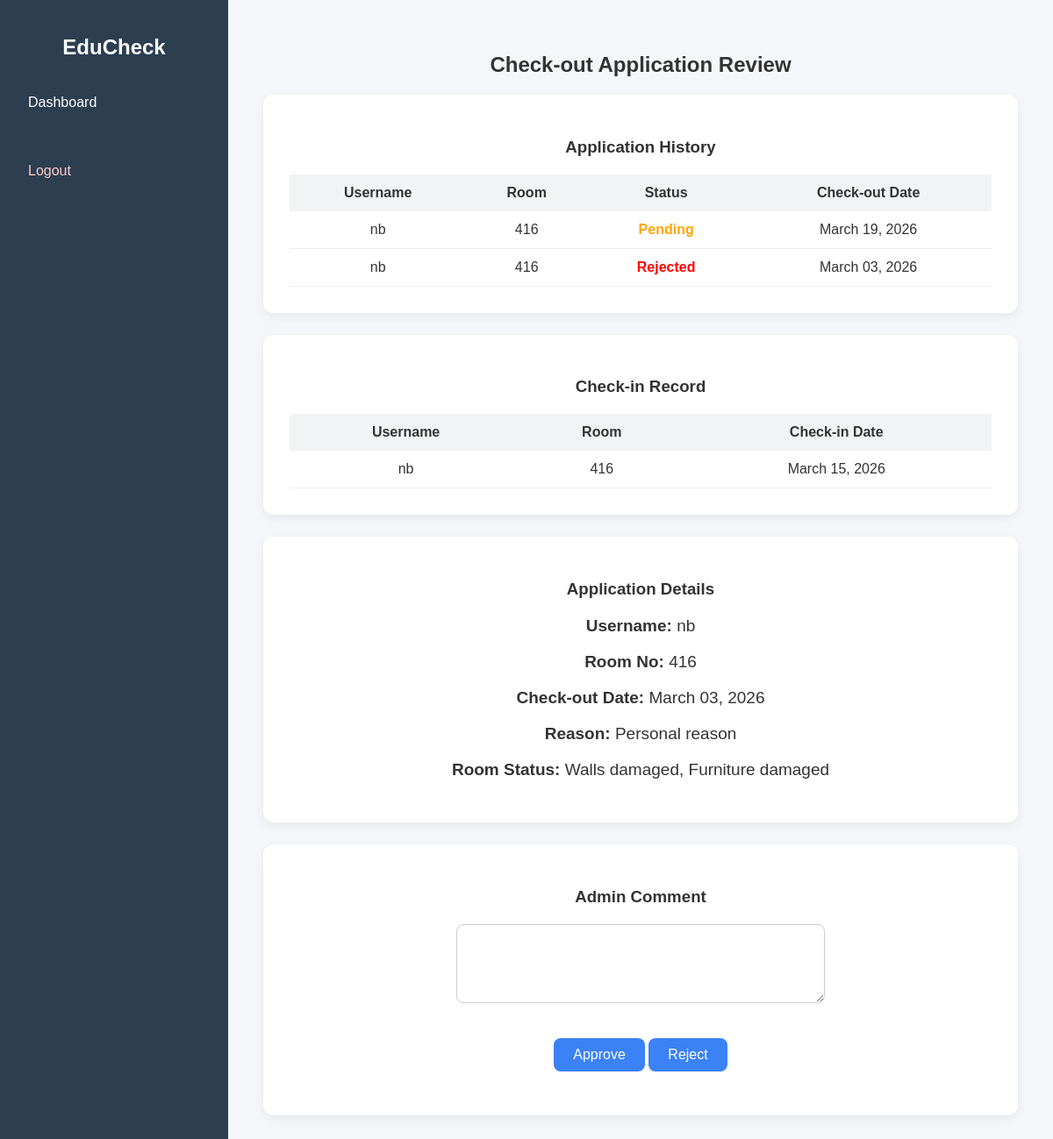
Page /check-out/review/45/ (signed in) on the committed database.
### accommodation/models.py (models this page shows, shortened)
class CheckOutRequest(models.Model):
    STATUS_CHOICES = (
        ('pending', 'Pending'),
        ('approved', 'Approved'),
        ('rejected', 'Rejected'),
        ('completed', 'Completed'),
    )
    student = models.ForeignKey(UserProfile, on_delete=models.CASCADE)
    check_in_record = models.ForeignKey(
        CheckInRecord,
        on_delete=models.SET_NULL,
        null=True,
        blank=True
    )
    room_number = models.CharField(max_length=10, null=True, blank=True)
    requested_check_out_date = models.DateField()
    reason = models.CharField(max_length=100)
    issues = models.TextField(blank=True, null=True)
    comments = models.TextField(blank=True, null=True)
    status = models.CharField(
        max_length=10,
        choices=STATUS_CHOICES,
        default='pending'
    )
    admin_note = models.TextField(blank=True, null=True)
    created_at = models.DateTimeField(auto_now_add=True)
    updated_at = models.DateTimeField(auto_now=True)

class UserProfile(models.Model):
    ROLE_CHOICES = (
        ('student', 'Student'),
        ('admin', 'Administrator'),
    )
    user = models.OneToOneField(User, on_delete=models.CASCADE)
    role = models.CharField(
        max_length=10,
        choices=ROLE_CHOICES,
        default='student'
    )
    student_id = models.CharField(max_length=20, blank=True, null=True)
    admin_department = models.CharField(max_length=50, blank=True, null=True)

class CheckInRecord(models.Model):
    STATUS_CHOICES = (
        ('active', 'Active'),
        ('checked_out', 'Checked Out'),
    )
    student = models.ForeignKey(
        UserProfile,
        on_delete=models.CASCADE,
        limit_choices_to={'role': 'student'}
    )
    room_number = models.CharField(max_length=10)
    status = models.CharField(
        max_length=20,
        choices=STATUS_CHOICES,
        default="active"
    )
    check_in_date = models.DateField(auto_now_add=True)
    created_at = models.DateTimeField(auto_now_add=True)
    updated_at = models.DateTimeField(auto_now=True)

### accommodation/views.py (the view)
# urls.py: path('check-out/review/<int:pk>/', views.review_check_out_request, name='review_check_out'),
@login_required
def review_check_out_request(request, pk):
    profile = get_object_or_404(UserProfile, user=request.user)
    if profile.role != "admin":
        return redirect("dashboard")
    checkout = get_object_or_404(CheckOutRequest, pk=pk)
    applications = CheckOutRequest.objects.filter(
        student=checkout.student
    ).order_by("-created_at")
    if request.method == "POST":
        form = CheckOutStatusForm(request.POST, instance=checkout)
        if form.is_valid():
            form.save()
            return redirect("dashboard")
    else:
        form = CheckOutStatusForm(instance=checkout)
    return render(
        request,
        "accommodation/review_check_out.html",
        {"form": form, "check_out": checkout, "applications": applications}
    )

### accommodation/forms.py
class CheckOutStatusForm(forms.ModelForm):
    class Meta:
        model = CheckOutRequest
        fields = ["status", "admin_note"]

### accommodation/templates/accommodation/review_check_out.html (shortened to what this page needs)
{% extends 'accommodation/base.html' %}
{% block content %}
<h2>Check-out Application Review</h2>
<div class="card">
<h3>Application History</h3>
<table>
<tr>
<th>Username</th>
<th>Room</th>
<th>Status</th>
<th>Check-out Date</th>
</tr>
{% for req in applications %}
<tr>
<td>{{ req.student.user.username }}</td>
<td>{{ req.room_number }}</td>
<td>
{% if req.status == "pending" %}
<span style="color:orange;font-weight:600">Pending</span>
{% elif req.status == "approved" %}
<span style="color:green;font-weight:600">Approved</span>
{% elif req.status == "completed" %}
<span style="color:green;font-weight:600">Completed</span>
{% else %}
<span style="color:red;font-weight:600">Rejected</span>
{% endif %}
</td>
<td>{{ req.requested_check_out_date|date:"F d, Y" }}</td>
</tr>
{% endfor %}
</table>
</div>
<div class="card">
<h3>Check-in Record</h3>
<table>
<tr>
<th>Username</th>
<th>Room</th>
<th>Check-in Date</th>
</tr>
<tr>
<td>{{ check_out.student.user.username }}</td>
<td>{{ check_out.room_number }}</td>
<td>{{ check_out.check_in_record.check_in_date|date:"F d, Y" }}</td>
</tr>
</table>
</div>
<div class="card">
<h3>Application Details</h3>
<p class="info-text">
<strong>Username:</strong> {{ check_out.student.user.username }}
</p >
<p class="info-text">
<strong>Room No:</strong> {{ check_out.room_number }}
</p >
<p class="info-text">
<strong>Check-out Date:</strong> {{ check_out.requested_check_out_date|date:"F d, Y" }}
</p >
<p class="info-text">
<strong>Reason:</strong> {{ check_out.reason }}
</p >
<p class="info-text">
<strong>Room Status:</strong> {{ check_out.issues }}
</p >
</div>
<div class="card">
<h3>Admin Comment</h3>
<form method="POST">
<textarea name="admin_comment"></textarea>
<div class="center-btn">
<button class="btn" name="status" value="approved">
Approve
</button>
<button class="btn" name="status" value="rejected">
Reject
</button>
</div>
</form>
</div>
{% endblock %}

### static/css/custom.css (style rules this page uses)
body { margin:0; font-family:Arial, sans-serif; background:#f4f6f9; color:#333; }
h1,h2,h3 { text-align:center; }
.card { background:white; padding:30px; margin-bottom:25px; border-radius:12px; box-shadow:0 4px 12px rgba(0,0,0,0.06); }
.card h3 { margin-bottom:20px; text-align:center; }
.info-text { font-size:19px !important; font-weight:500; text-align:center; }
input, select, textarea { width:100%; max-width:420px; height:44px; font-size:16px; font-family: inherit; padding:10px 14px; border-radius:8px; border:1px solid #ccc; background:white; box-sizing:border-box; margin:8px auto; display:block; text-align: center; }
textarea { height:auto; min-height:90px; }
.btn { display:inline-block; padding:10px 22px; background:#3b82f6; color:white; font-size:16px; border-radius:8px; text-decoration:none; border:none; cursor:pointer; width:auto; margin:20px auto; transition:all 0.25s; }
.center-btn { text-align:center; margin-top:20px; }
table { width:100%; border-collapse:collapse; margin-top:15px; }
th { background:#f1f3f5; text-align:left; padding:12px; font-weight:600; }
td { padding:12px; border-bottom:1px solid #eee; }
.card h3 { text-align:center; }
.center-btn { text-align:center; }
table { text-align:center; }
th, td { text-align:center; }
.card { text-align:center; }

### rows in the picture
CheckOutRequest: student.user.username "nb", room_number "416", status "Pending", requested_check_out_date "March 19, 2026"
CheckOutRequest: student.user.username "nb", room_number "416", status "Rejected", requested_check_out_date "March 03, 2026", check_in_record.check_in_date "March 15, 2026", reason "Personal reason", issues "Walls damaged, Furniture damaged"
